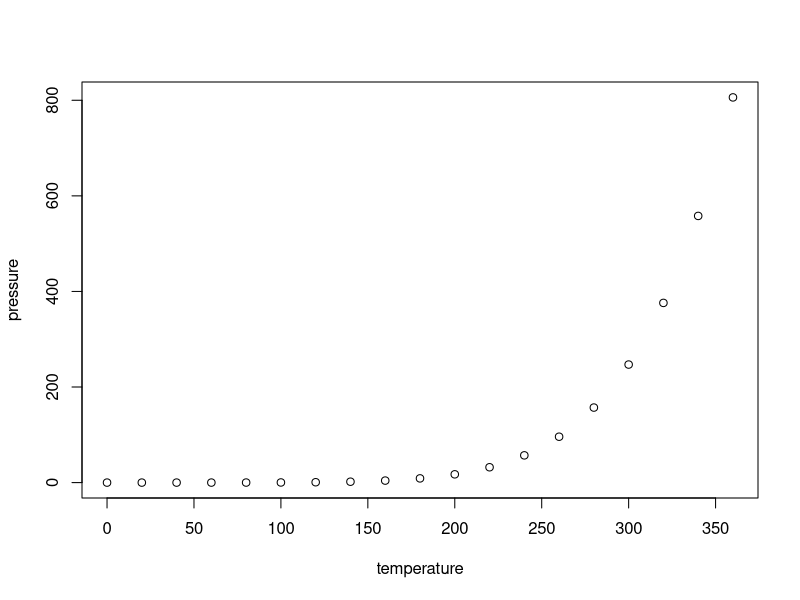
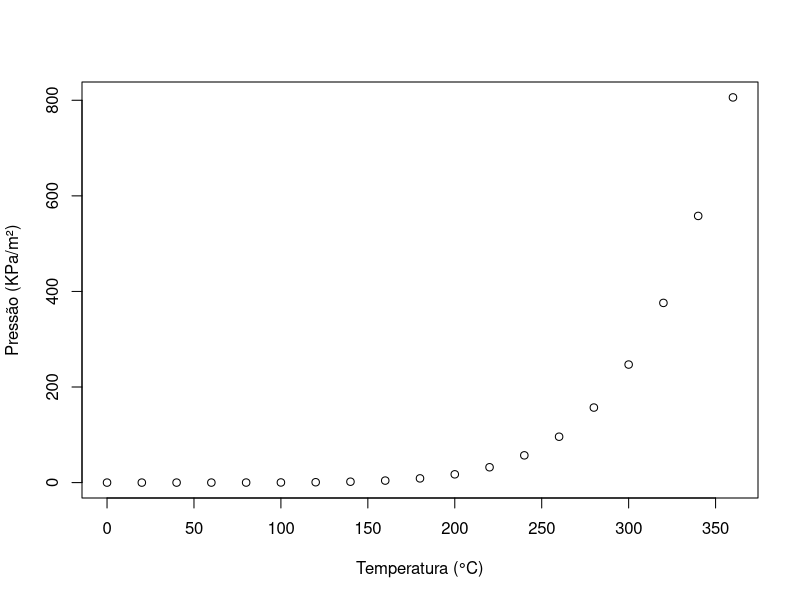

The R source for these figures, in order:
## ---- chunk 1
knitr::opts_chunk$set(echo = TRUE)
## ---- chunk 2
summary(cars)
## ---- chunk 3
plot(pressure)
## ---- chunk 4
plot(pressure, xlab = "Temperatura (°C)", ylab = "Pressão (KPa/m²)")
## ---- chunk 5
knitr::kable(head(cars),
             caption = "Top six rows of cars dataset")
## ---- chunk 6
knitr::kable(mtcars[1:5, ], caption = "A knitr kable.")
